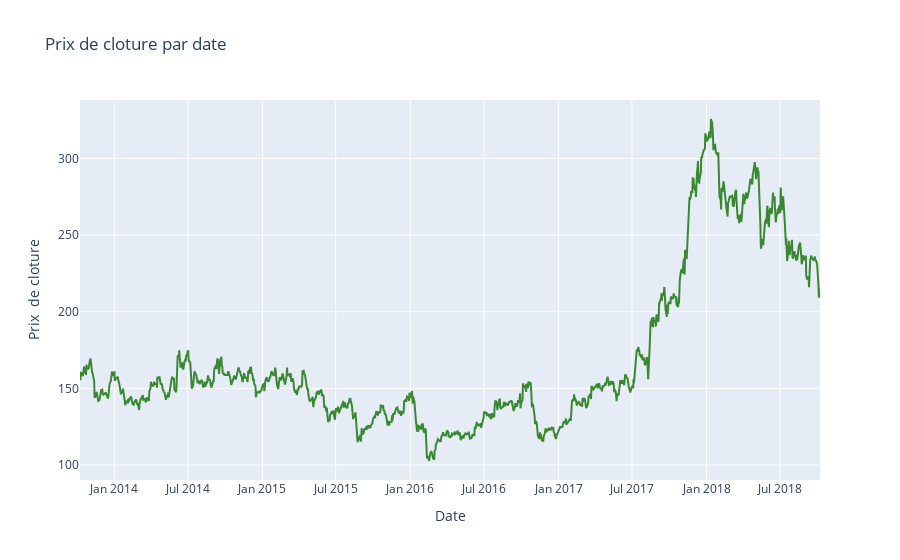

Here is the notebook cell this chart was saved with:
### Markdown cell above
## 2-Afficher un graphique des prix de clôture

### Code cell
trace1 = go.Scatter(
                    x = data.Date,
                    y = data.Close,
                    mode = "lines",
                    name = "citations",
                    marker = dict(color = 'rgba(16, 112, 2, 0.8)'),
                    text = data)
    
    

layout = dict(title = 'Prix de cloture par date',
              xaxis = dict(title = 'Date',ticklen = 5,zeroline= False),
              yaxis = dict(title = 'Prix  de cloture')
             )
fig = dict(data = trace1, layout = layout)
iplot(fig)

### Figure 1 — Plotly figure (JSON) as saved in the notebook; plotly's stock layout.template omitted (floating-point values rounded to 4 significant figures; data arrays with more than 128 entries replaced by an {"elided": "..."} marker saying what was removed)
{"data": [{"marker": {"color": "rgba(16, 112, 2, 0.8)"}, "mode": "lines", "name": "citations", "text": {"elided": "1235x2 mixed values"}, "type": "scatter", "x": {"elided": "1235 str values"}, "y": {"elided": "1235 float values"}}], "layout": {"title": {"text": "Prix de cloture par date"}, "xaxis": {"ticklen": 5, "title": {"text": "Date"}, "zeroline": false}, "yaxis": {"title": {"text": "Prix  de cloture"}}}}
